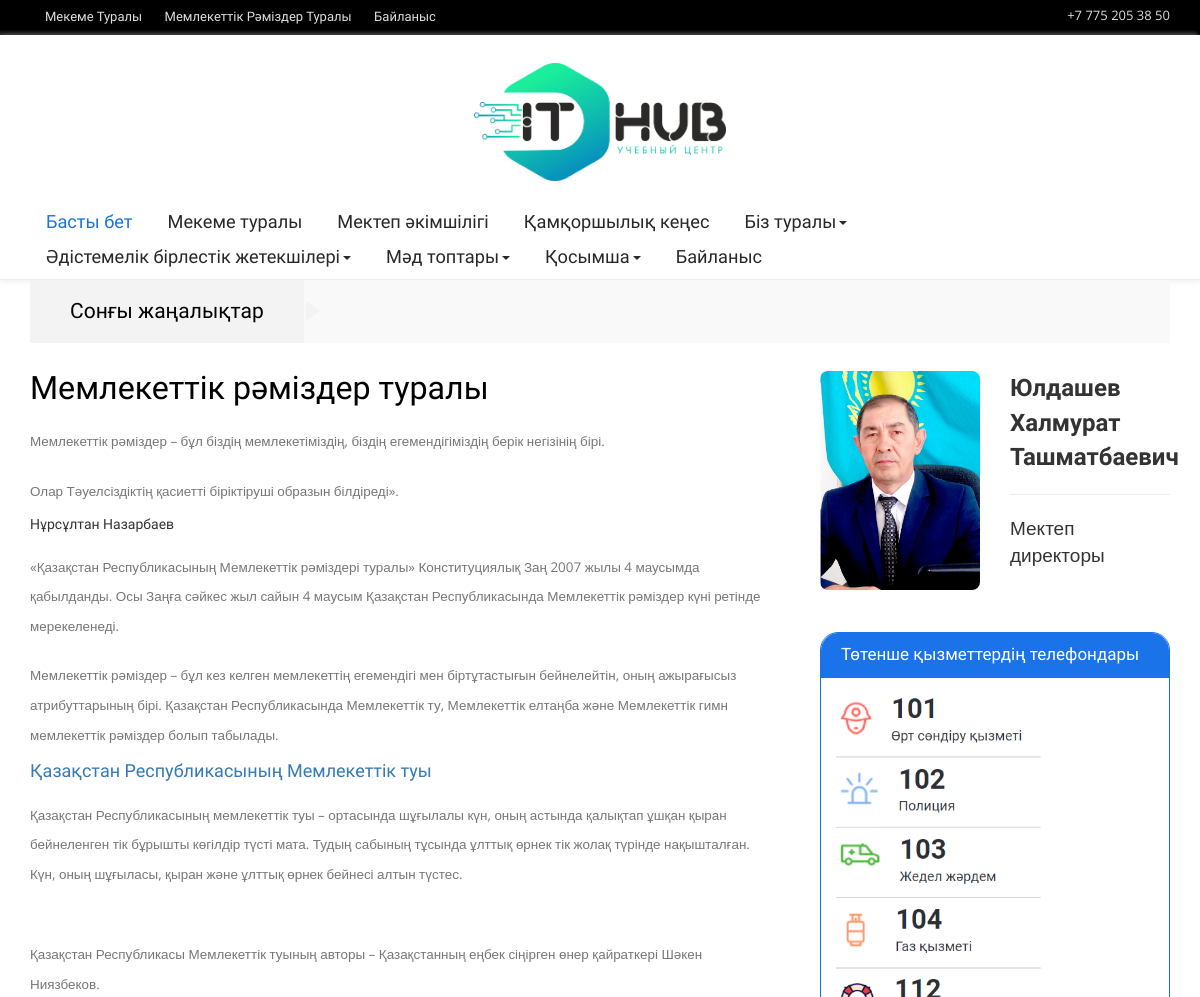
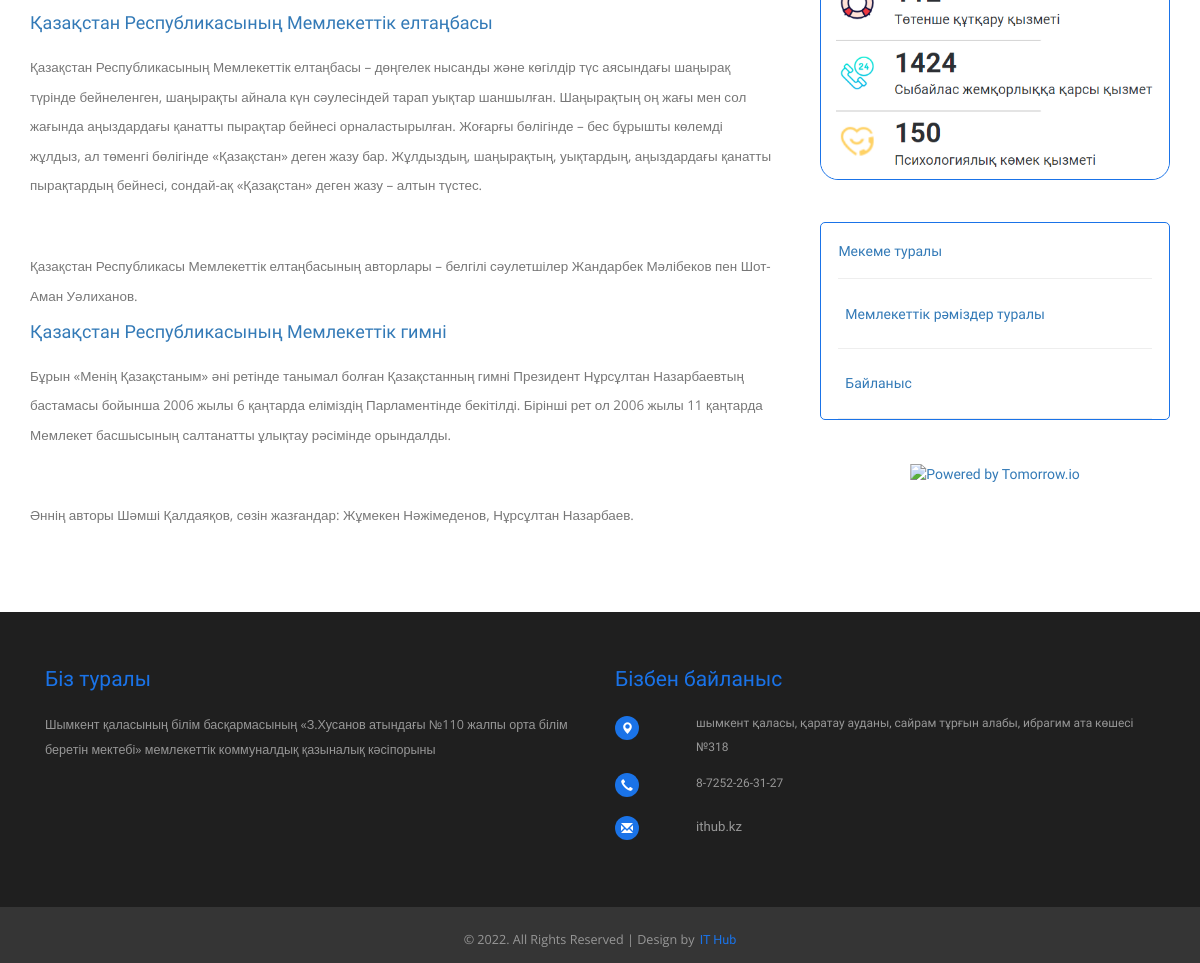
The page /ramizder on the database its author committed (2 pictures, top to bottom).
### main/models.py (models this page shows, shortened)
class Info(models.Model):
    phone = models.CharField(max_length=200,blank=True)
    logotip = models.ImageField(upload_to='upload', blank=True)
    email = models.CharField(max_length=300, blank=True)
    whatsapp = models.CharField(max_length=300, blank=True)

class Category(models.Model):
    title = models.CharField(max_length=200, blank=True)
    parent = models.ForeignKey("Category", on_delete=models.CASCADE, null=True, blank=True)
    level = models.IntegerField(blank=True, default=0)

class Ramizder(models.Model):
    title = models.CharField(max_length=300, blank=True)
    main_desc = models.TextField(blank=True)
    avtor = models.TextField(blank=True)
    description = models.TextField(blank=True)
    logo = models.ImageField(upload_to='upload', blank=True)

### main/views.py (the view)
# urls.py: path('ramizder', ramizderHandler),
def ramizderHandler(request):
    categories = Category.objects.all()
    news = News.objects.filter(status=0)
    info = Info.objects.all()[:1]
    ramizder = Ramizder.objects.all()
    page = "ramiz"
    return render(request, 'ramiz.html', {
        'categories': categories,
        'news': news,
        'info': info,
        'ramizder': ramizder,
        'page': page,
    })

### templates/ramiz.html
{% extends 'base.html' %}
    {% block content %}
			<div class="col-md-8 content-left">
				<div class="privacy">
					<h2 class="head">Мемлекеттік рәміздер туралы</h2>
					<p>Мемлекеттік рәміздер – бұл біздің мемлекетіміздің, біздің егемендігіміздің берік негізінің бірі.</p>
					<p>Олар Тәуелсіздіктің қасиетті біріктіруші образын  білдіреді».</p>
					<h5>Нұрсұлтан Назарбаев</h5>
					<p>«Қазақстан Республикасының Мемлекеттік рәміздері туралы» Конституциялық Заң 2007 жылы 4 маусымда қабылданды. Осы Заңға сәйкес жыл сайын 4 маусым Қазақстан Республикасында Мемлекеттік рәміздер күні ретінде мерекеленеді.</p>
					<p>Мемлекеттік рәміздер – бұл кез келген мемлекеттің егемендігі мен біртұтастығын бейнелейтін, оның ажырағысыз атрибуттарының бірі. Қазақстан Республикасында Мемлекеттік ту, Мемлекеттік елтаңба және Мемлекеттік гимн мемлекеттік рәміздер болып табылады.</p>
					{% for r in ramizder %}
					<h4 style="color:blue;"><a href="/ramizder/{{ r.id }}">{{ r.title }}</a></h4>
					<p>{{ r.main_desc }}</p>
					<br>
					<p>{{ r.avtor }}</p>
					{% endfor %}
				</div>
			</div>
{% endblock %}

### templates/base.html (shortened to what this page needs)
<!DOCTYPE html>
<html>
<head>
<link href="/static/css/bootstrap.css" rel='stylesheet' type='text/css' />
<link href="/static/css/style.css" rel="stylesheet" type="text/css" media="all" />
</head>
<body>
	<div class="header">
		<div class="header-top">
			<div class="wrap">
				<div class="top-menu">
					<ul>
						<li><a href="/about">Мекеме туралы</a></li>
						<li><a href="/ramizder">Мемлекеттік рәміздер туралы</a></li>
						<li><a href="/contact">Байланыс</a></li>
					</ul>
				</div>
				{% for i in info %}
				<div class="num">
					<p>{% if i.phone %}{{ i.phone }} {% else %}+7 775 205 38 50 {% endif %}</p>
				</div>
				{% endfor %}
				<div class="clearfix"></div>
			</div>
		</div>
		<div class="header-bottom">
			{% for i in info %}
			<div class="logo text-center">
				<a href="/"><img width="10%" src="/media/{{ i.logotip }}" alt="" /></a>
			</div>
			{% endfor %}
			<div class="navigation">
				<nav class="navbar navbar-default" role="navigation">
		   <div class="wrap">
			<div class="collapse navbar-collapse" id="bs-example-navbar-collapse-1">
				<ul class="nav navbar-nav">
					 <li class="active"><a href="/">Басты бет</a></li>
					<li ><a href="/about">Мекеме туралы</a></li>
					<li ><a href="/ustaz">Мектеп әкімшілігі</a></li>
					{% for cat in categories %}
						{% if not cat.parent %}
				    <li class="dropdown">
						<a {% if cat.level == 1 %} href="/catalog/{{ cat.id }}"{% endif %} {% if cat.level == 0 %} class="dropdown-toggle" data-toggle="dropdown" {% endif %}>{{ cat.title }}{% if cat.level == 0 %}<b class="caret"></b>{% endif %}</a>
					  </li>
						{% endif %}
					{% endfor %}
					<li><a href="/contact">Байланыс</a></li>
					<div class="clearfix"></div>
				</ul>
					<div class="clearfix"></div>
				</div>
			</div>
			</div>
		</div>
	</div>
	<div class="wrap">
		<div class="move-text">
			<div class="breaking_news">
				<h2>Сонғы жаңалықтар</h2>
			</div>
			<div class="marquee">
			</div>
			<div class="clearfix"></div>
		</div>
	</div>
	<div class="main-body">
		<div class="wrap ">
              {% block content %}
        {% endblock %}
			{% if page != 'contact'%}
			<div class="col-md-4 side-bar">
			<div class="secound_half" >
				<div class="row">
					<div class="col-md-6">
						<a href="single.html"><img src="/static/images/direc.png" width="100%" style="border-radius:8px" alt="" /></a>
					</div>
					<div class="col-md-6">
						<b class="pp-title" style="font-size:24px"> Юлдашев <br>Халмурат <br>Ташматбаевич</b>
						<hr>
						<p style="font-size:19px">Мектеп директоры </p>
					</div>
					<div class="clearfix"></div>
				</div>
			</div>
			<div class="first_half" >
				<div class="list_vertical">
					<section class="accordation_menu">
					  <div style="border-radius: 18px;border: 0.5px solid #1a73e8;">
					   <label for="label-1" id="item1" style="    border-radius: 17.5px 17.5px 0 0;">Төтенше қызметтердің телефондары</label>
						<div class="" id="a1">
							<img src="/static/images/qwer.png" width="100%" style="border-radius:0 0 18px 18px;">
					  </div>
					</section>
				</div>
			</div>
			<div class="first_half" >
				<div class="list_vertical">
					<section class="accordation_menu">
					  <div style="border-radius: 5px;border: 0.5px solid #1a73e8;">
					   <div class="" id="a1">
						   <p style="margin:5%;" ><a href="/about">Мекеме туралы</a></p>
						   <hr style="width:90%;margin:0 auto;">
						   <p style="margin:7%;" ><a href="/ramizder">Мемлекеттік рәміздер туралы</a></p>
						   <hr style="width:90%;margin:0 auto;">
						   <p style="margin:7%;" ><a href="/contact">Байланыс</a></p>
						   <hr style="width:90%;margin:0 auto;">
					  </div>
					</section>
				</div>
			</div>
					 <div class="secound_half" >
        <div class="tomorrow"
           data-location-id="065646"
           data-language="RU"
           data-unit-system="METRIC"
           data-skin="light"
           data-widget-type="upcoming"
           style="padding-bottom:22px;position:relative;"
        >
          <a
            href="https://www.tomorrow.io/weather/"
            rel="nofollow noopener noreferrer"
            target="_blank"
            style="position: absolute; bottom: 0; transform: translateX(-50%); left: 50%;"
          >
            <img
              alt="Powered by Tomorrow.io"
              src="https://weather-website-client.tomorrow.io/img/powered-by-tomorrow.svg"
              width="140"
              height="15"
            />
          </a>
        </div>
					 </div>
			</div>
			<div class="clearfix"></div>
		</div>
			{% endif %}
	</div>
	<div class="footer">
		<div class="footer-top">
			<div class="wrap">
				<div class="col-md-6 col-xs-6 col-sm-4 footer-grid">
					<h4 class="footer-head">Біз туралы</h4>
					<p>Шымкент қаласының білім басқармасының
«З.Хусанов атындағы №110 жалпы орта білім беретін мектебі»
мемлекеттік коммуналдық қазыналық кәсіпорыны</p>
					</div>
				<div class="col-md-6 col-xs-12 footer-grid">
					<h4 class="footer-head">Бізбен байланыс</h4>
					<address>
						<ul class="location">
							<li><span class="glyphicon glyphicon-map-marker"></span></li>
							<li>Шымкент қаласы, Қаратау ауданы, Сайрам тұрғын алабы, Ибрагим ата көшесі №318</li>
							<div class="clearfix"></div>
						</ul>
						<ul class="location">
							<li><span class="glyphicon glyphicon-earphone"></span></li>
							<li>8-7252-26-31-27</li>
							<div class="clearfix"></div>
						</ul>
						<ul class="location">
							<li><span class="glyphicon glyphicon-envelope"></span></li>
							<li><a href="https://ithub.kz/">IThub.kz</a></li>
							<div class="clearfix"></div>
						</ul>
					</address>
				</div>
				<div class="clearfix"></div>
			</div>
		</div>
		<div class="footer-bottom">
			<div class="wrap">
				<div class="copyrights col-md-12" >
					<p style="text-align:center"> © 2022. All Rights Reserved | Design by  <a href="https://ithub.kz/"> IT Hub</a></p>
				</div>
				<div class="clearfix"></div>
			</div>
		</div>
	</div>
</body>
</html>

### rows shown on the page
Info: phone "+7 775 205 38 50", logotip (picture)
Category: title "Қамқоршылық кеңес"
Category: title "Біз туралы", level 0 (drawn)
Category: title "Әдістемелік бірлестік жетекшілері", level 0 (drawn)
Category: title "Мәд топтары", level 0 (drawn)
Category: title "Қосымша", level 0 (drawn)
Ramizder: title "Қазақстан Республикасының Мемлекеттік туы", main_desc "Қазақстан Республикасының мемлекеттік туы – ортасында шұғылалы күн, оның астында қалықтап ұшқан қыран бейнеленген тік бұрышты көгілдір түсті мата. Тудың сабының тұсында ұлттық өрнек тік жолақ түрінде нақышталған. Күн, оның шұғыласы, қыран және ұлттық өрнек бейнесі алтын түстес.", avtor "Қазақстан Республикасы Мемлекеттік туының авторы – Қазақстанның еңбек сіңірген өнер қайраткері Шәкен Ниязбеков."
Ramizder: title "Қазақстан Республикасының Мемлекеттік елтаңбасы", main_desc "Қазақстан Республикасының Мемлекеттік елтаңбасы – дөңгелек нысанды және көгілдір түс аясындағы шаңырақ түрінде бейнеленген, шаңырақты айнала күн сәулесіндей тарап уықтар шаншылған. Шаңырақтың оң жағы мен сол жағында аңыздардағы қанатты пырақтар бейнесі орналастырылған. Жоғарғы бөлігінде – бес бұрышты көлемді жұлдыз, ал төменгі бөлігінде «Қазақстан» деген жазу бар. Жұлдыздың, шаңырақтың, уықтардың, аңыздардағы қанатты пырақтардың бейнесі, сондай-ақ «Қазақстан» деген жазу – алтын түстес.", avtor "Қазақстан Республикасы Мемлекеттік елтаңбасының авторлары – белгілі сәулетшілер Жандарбек Мәлібеков пен Шот-Аман Уәлиханов."
Ramizder: title "Қазақстан Республикасының Мемлекеттік гимні", main_desc "Бұрын «Менің Қазақстаным» әні ретінде танымал болған Қазақстанның гимні Президент Нұрсұлтан Назарбаевтың бастамасы бойынша 2006 жылы 6 қаңтарда еліміздің Парламентінде бекітілді. Бірінші рет ол 2006 жылы 11 қаңтарда Мемлекет басшысының салтанатты ұлықтау рәсімінде орындалды.", avtor "Әннің авторы Шәмші Қалдаяқов, сөзін жазғандар: Жұмекен Нәжімеденов, Нұрсұлтан Назарбаев."
